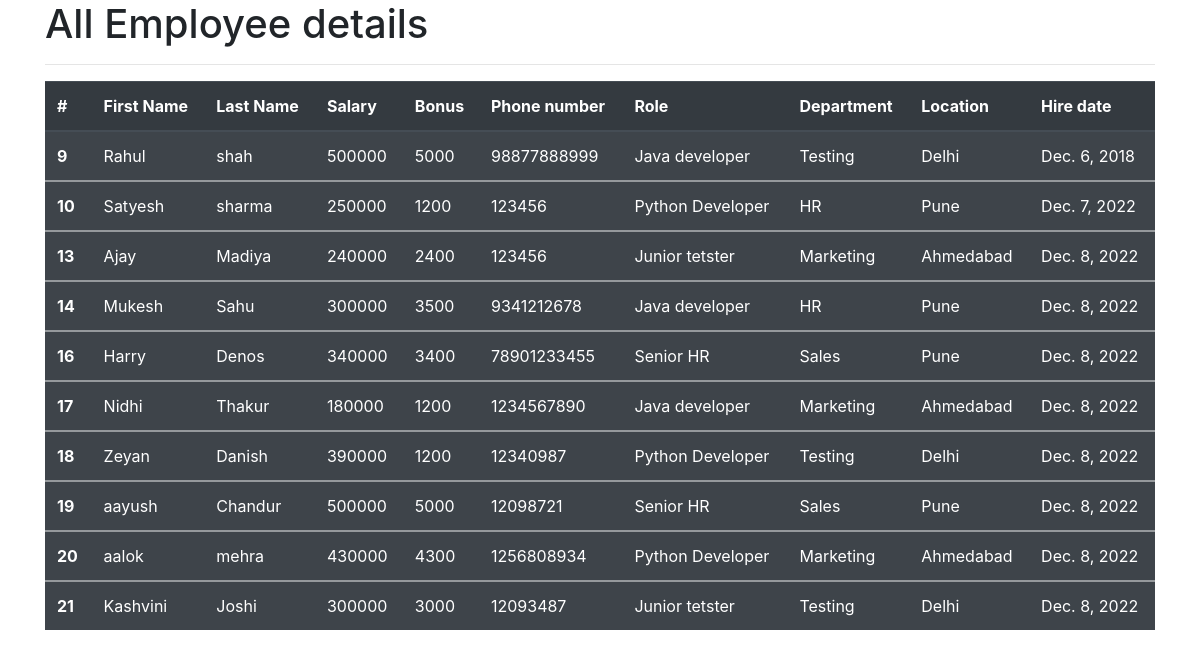
The app's page /all_emp with its own data.
### emp_app/models.py (models this page shows, shortened)
class Employee(models.Model):
    first_name = models.CharField(max_length=100, null=False)
    last_name = models.CharField(max_length=100)
    dept = models.ForeignKey(Department, on_delete=models.CASCADE)
    salary = models.IntegerField(default=0)
    bonus = models.IntegerField(default=0)
    phone = models.IntegerField(default=0)
    role = models.ForeignKey(Role, on_delete=models.CASCADE)
    hire_date = models.DateField()
    def __str__(self):
        return "%s %s  %s" % (self.first_name, self.last_name, self.phone)

class Role(models.Model):
    role = models.CharField(max_length=100, null=False)

class Department(models.Model):
    name = models.CharField(max_length=100, null=False)
    location = models.CharField(max_length=100)

### emp_app/views.py (the view)
# urls.py: path('all_emp', views.all_emp, name='all_emp'),
def all_emp(request):
    emps = Employee.objects.all()
    context = {
        'emps': emps
    }
    print(context)
    return render(request, 'view_all_emp.html', context)

### emp_app/templates/view_all_emp.html (shortened to what this page needs)
<!DOCTYPE html>
<html lang="en">
<head>
</head>
<body>
<div class="container">
    <h1> All Employee details </h1>
    <link rel="stylesheet" href="https://cdn.jsdelivr.net/npm/bootstrap@4.4.1/dist/css/bootstrap.min.css"
>
    <hr>
    <table class="table table-dark table-striped">
        <thead>
        <tr>
            <th scope="col">#</th>
            <th scope="col">First Name</th>
            <th scope="col">Last Name</th>
            <th scope="col">Salary</th>
            <th scope="col">Bonus</th>
            <th scope="col">Phone number</th>
            <th scope="col">Role</th>
            <th scope="col">Department</th>
            <th scope="col">Location</th>
            <th scope="col">Hire date</th>
        </tr>
        </thead>
                {% for emp in emps %}
        <tbody>
            <tr>
                <th scope="row">{{emp.id}}</th>
                <td>{{emp.first_name}}</td>
                <td>{{emp.last_name}}</td>
                <td>{{emp.salary}}</td>
                <td>{{emp.bonus}}</td>
                <td>{{emp.phone}}</td>
                <td>{{emp.role.role}}</td>
                <td>{{emp.dept.name}}</td>
                <td>{{emp.dept.location}}</td>
                <td>{{emp.hire_date}}</td>
            </tr>
        </tbody>
                {% endfor %}
    </table>
</div>
</body>
</html>

### records on screen
Employee: id "9", first_name "Rahul", last_name "shah", salary "500000", bonus "5000", phone "98877888999", role.role "Java developer", dept.name "Testing", dept.location "Delhi", hire_date "Dec. 6, 2018"
Employee: id "10", first_name "Satyesh", last_name "sharma", salary "250000", bonus "1200", phone "123456", role.role "Python Developer", dept.name "HR", dept.location "Pune", hire_date "Dec. 7, 2022"
Employee: id "13", first_name "Ajay", last_name "Madiya", salary "240000", bonus "2400", phone "123456", role.role "Junior tetster", dept.name "Marketing", dept.location "Ahmedabad", hire_date "Dec. 8, 2022"
Employee: id "14", first_name "Mukesh", last_name "Sahu", salary "300000", bonus "3500", phone "9341212678", role.role "Java developer", dept.name "HR", dept.location "Pune", hire_date "Dec. 8, 2022"
Employee: id "16", first_name "Harry", last_name "Denos", salary "340000", bonus "3400", phone "78901233455", role.role "Senior HR", dept.name "Sales", dept.location "Pune", hire_date "Dec. 8, 2022"
Employee: id "17", first_name "Nidhi", last_name "Thakur", salary "180000", bonus "1200", phone "1234567890", role.role "Java developer", dept.name "Marketing", dept.location "Ahmedabad", hire_date "Dec. 8, 2022"
Employee: id "18", first_name "Zeyan", last_name "Danish", salary "390000", bonus "1200", phone "12340987", role.role "Python Developer", dept.name "Testing", dept.location "Delhi", hire_date "Dec. 8, 2022"
Employee: id "19", first_name "aayush", last_name "Chandur", salary "500000", bonus "5000", phone "12098721", role.role "Senior HR", dept.name "Sales", dept.location "Pune", hire_date "Dec. 8, 2022"
Employee: id "20", first_name "aalok", last_name "mehra", salary "430000", bonus "4300", phone "1256808934", role.role "Python Developer", dept.name "Marketing", dept.location "Ahmedabad", hire_date "Dec. 8, 2022"
Employee: id "21", first_name "Kashvini", last_name "Joshi", salary "300000", bonus "3000", phone "12093487", role.role "Junior tetster", dept.name "Testing", dept.location "Delhi", hire_date "Dec. 8, 2022"
